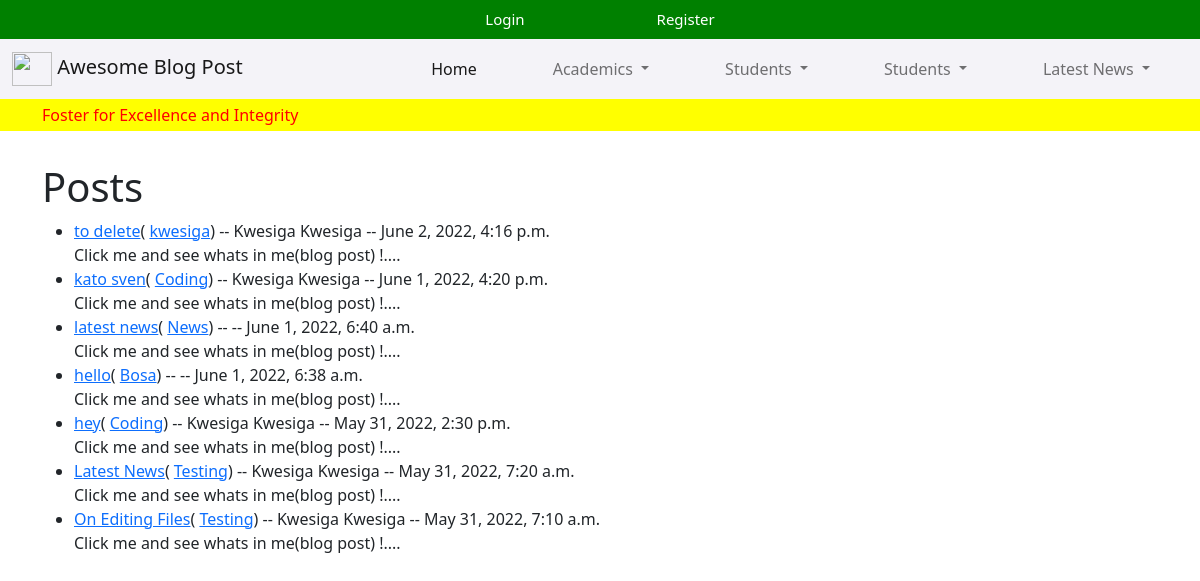
The page / on the database its author committed.
### theblog/models.py (models this page shows, shortened)
class Post(models.Model):
    title = models.CharField(max_length=200)
    snippet = models.CharField(max_length=500)
    author = models.ForeignKey(User, on_delete=models.CASCADE)
    body = RichTextUploadingField(blank=True, null=True)
    created_at = models.DateTimeField(default=datetime.now, blank=True)
    category = models.CharField(max_length=200, default='Testing')
    likes = models.ManyToManyField(User, related_name='blog_bost')
    class Meta:
        verbose_name_plural = "Posts"

### theblog/views.py (the view)
# urls.py: path('', HomeView.as_view(), name="home"),
class HomeView(ListView):
    model = Post
    template_name = 'home.html'
    ordering = ['-created_at']
    def get_context_data(self, *args, **kwargs):
        cat_menu = Category.objects.all()
        context = super(HomeView,self).get_context_data(*args, **kwargs)
        context["cat_menu"] = cat_menu
        return context

### theblog/templates/home.html (shortened to what this page needs)
{% extends 'base.html' %}
{% block content %}
<h1>Posts</h1>
<ul>
    {% for post in object_list %}
    <li>
        <a href="{% url 'article_details' post.pk %}">{{ post.title}}</a>(
        <a href="{% url 'category' post.category %}">
        {{ post.category }}</a>)
         --
        {{ post.author.first_name }}
        {{ post.author.first_name }} --
        {{post.created_at}}
        <br>
        {{ post.snippet}}
    </li>
    {% endfor %}
</ul>
{% endblock %}

### theblog/templates/base.html (shortened to what this page needs)
<!doctype html>
<html lang="en">
<head>
    {% load static %}
    <link rel="stylesheet" href="{% static 'style.css' %}">
    <link href="https://cdn.jsdelivr.net/npm/bootstrap@5.2.0-beta1/dist/css/bootstrap.min.css" rel="stylesheet"
>
</head>
<body>
    <ul class="nav  nav-top justify-content-center" style="background-color: green; color:white">
        {% if user.is_authenticated %}
        <li class="nav-item ">
            <a class="nav-link" href="{% url 'add_post' %}">Add Post</a>
        </li>
        <li class="nav-item ">
            <a class="nav-link" href="{% url 'add_category' %}">Add Category</a>
        </li>
        <li class="nav-item">
            <a class="nav-link" href="{% url 'edit_profile' %}">Edit Profile</a>
        </li>
        <li class="nav-item">
            <a class="nav-link" href="{% url 'logout' %}">Logout</a>
        </li>
        {% else %}
        <li class="nav-item">
            <a class="nav-link" href="{% url 'login' %}">Login</a>
        </li>
        <li class="nav-item">
            <a class="nav-link active" aria-current="page" href="{% url 'register' %}">Register</a>
        </li>
        {% endif %}
    </ul>
    <nav class="navbar navbar-expand-lg " style="background-color: rgb(244, 243, 248);">
        <div class="container-fluid">
            <a class="navbar-brand" href="{% url 'home' %}"><img
                    src="https://encrypted-tbn0.gstatic.com/images?q=tbn:ANd9GcT4feWDCLLUy2AP33gMZdb7Gko9ZTfT93qG3w&usqp=CAU"
                    alt="" width="40" height="34"> Awesome Blog Post</a>
            <div class="collapse navbar-collapse" id="navbarSupportedContent">
                <ul class="navbar-nav ms-auto mb-2 mb-lg-0">
                    <li class="nav-item">
                        <a class="nav-link active" aria-current="page" href="{%url 'home'%}"
                            class="btn btn-secondary">Home</a>
                    </li>
                    <li class="nav-item dropdown">
                        <a class="nav-link dropdown-toggle" href="#" id="navbarDropdown" role="button"
                            data-bs-toggle="dropdown" aria-expanded="false">
                            Academics
                        </a>
                    </li>
                    <li class="nav-item dropdown">
                        <a class="nav-link dropdown-toggle" href="#" id="navbarDropdown" role="button"
                            data-bs-toggle="dropdown" aria-expanded="false">
                            Students
                        </a>
                    </li>
                    <li class="nav-item dropdown">
                        <a class="nav-link dropdown-toggle" href="#" id="navbarDropdown" role="button"
                            data-bs-toggle="dropdown" aria-expanded="false">
                            Students
                        </a>
                    </li>
                    <li class="nav-item dropdown">
                        <a class="nav-link dropdown-toggle" href="#" id="navbarDropdown" role="button"
                            data-bs-toggle="dropdown" aria-expanded="false">
                            Latest News
                        </a>
                    </li>
                </ul>
            </div>
        </div>
    </nav>
    <div class="moto mb-2 p-1" style="background-color: yellow;">
        <div class="container" style="color: red;"> Foster for Excellence and Integrity</div>
    </div>
    <br>
    <div class="container ">
        {% block content %}
        {% endblock %}
        <br><br>
    </div>
</body>
</html>

### theblog/static/style.css (style rules this page uses)
.navbar-nav > li { padding-left:30px; padding-right:30px; }
.nav-top > li { padding-left:50px; padding-right:50px; }
.nav-top li a { color: white !important; font-size: 15px; }

### rows shown on the page
Post: title "to delete", category "kwesiga", author.first_name "Kwesiga", created_at "June 2, 2022, 4:16 p.m.", snippet "Click me and see whats in me(blog post) !...."
Post: title "kato sven", category "Coding", author.first_name "Kwesiga", created_at "June 1, 2022, 4:20 p.m.", snippet "Click me and see whats in me(blog post) !...."
Post: title "latest news", category "News", created_at "June 1, 2022, 6:40 a.m.", snippet "Click me and see whats in me(blog post) !...."
Post: title "hello", category "Bosa", created_at "June 1, 2022, 6:38 a.m.", snippet "Click me and see whats in me(blog post) !...."
Post: title "hey", category "Coding", author.first_name "Kwesiga", created_at "May 31, 2022, 2:30 p.m.", snippet "Click me and see whats in me(blog post) !...."
Post: title "Latest News", category "Testing", author.first_name "Kwesiga", created_at "May 31, 2022, 7:20 a.m.", snippet "Click me and see whats in me(blog post) !...."
Post: title "On Editing Files", category "Testing", author.first_name "Kwesiga", created_at "May 31, 2022, 7:10 a.m.", snippet "Click me and see whats in me(blog post) !...."
